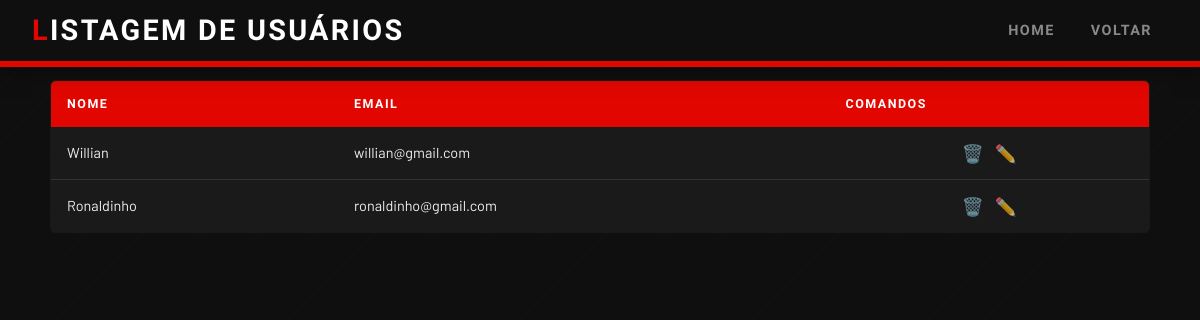
Screenshot of /View/usuarios/listagem-user.php (signed in) with the database file from the repository.
### tables this page shows
CREATE TABLE usuarios(
    id_usuario INTEGER PRIMARY KEY AUTOINCREMENT,
    nome_user TEXT,
    email_user TEXT,
    senha TEXT,
    tipo TEXT CHECK(tipo IN ('admin','usuario')) DEFAULT 'usuario'
);

### view/usuarios/listagem-user.php (the view, shortened to what this page needs)
<?php
$conn = new PDO("sqlite:../../banco.db");
$sql_dados_usuarios = "
SELECT id_usuario, nome_user, email_user, senha, tipo
FROM usuarios
ORDER BY id_usuario DESC;
";
$result_set_usuarios = $conn->query($sql_dados_usuarios);
?>
<!DOCTYPE html>
<html>
<head>
    <link rel="stylesheet" href="../../style.css">
</head>
<body>
    <header>
        <h1>Listagem de usuários</h1>
            <nav>
                <a href="/">Home</a>
                <a href="/usuarios.php">Voltar</a>
            </nav>
    </header>
    <table>
        <thead>
            <tr>
                <th>Nome</th>
                <th>Email</th>
                <th>Comandos</th>
            </tr>
        </thead>
        <tbody>
            <?php
            while ($um_usuario = $result_set_usuarios->fetch(PDO::FETCH_ASSOC)) {
                $nome_user  = $um_usuario['nome_user'];
                $email_user = $um_usuario['email_user'];
                $id_usuario = $um_usuario['id_usuario'];
                $linha_com_user = "
                <tr>
                    <td>$nome_user</td>
                    <td>$email_user</td>
                    <td>
                        <a href='ctrl-apagar-user.php?id_usuario=$id_usuario'>🗑️</a>
                        <a href='ctrl-editar-user.php?id_usuario=$id_usuario'>✏️</a>
                    </td>
                </tr>
                ";
                echo $linha_com_user;
            }
            ?>
        </tbody>
    </table>
</body>
</html>

### style.css (style rules this page uses)
:root { --f1-red: #E10600; --f1-red-dark: #A80400; --f1-red-glow: rgba(225, 6, 0, 0.25); --f1-black: #0f0f0f; --f1-dark: #1a1a1a; --f1-surface: #222222; --f1-border: #333333; --f1-text: #f0f0f0; --f1-muted: #888888; --f1-white: #ffffff; --font-display: 'Barlow Condensed', sans-serif; --font-body: 'Barlow', sans-serif; --radius: 6px; --transition: 0.2s ease; }
*, *::before, *::after { box-sizing: border-box; margin: 0; padding: 0; }
html { font-size: 16px; scroll-behavior: smooth; }
body { font-family: var(--font-body); background-color: var(--f1-black); color: var(--f1-text); line-height: 1.6; min-height: 100vh; background-image: repeating-linear-gradient( -45deg, transparent, transparent 40px, rgba(255,255,255,0.015) 40px, rgba(255,255,255,0.015) 41px ); }
header { background-color: var(--f1-black); border-bottom: 3px solid var(--f1-red); padding: 0 2rem; position: sticky; top: 0; z-index: 100; display: flex; align-items: center; justify-content: space-between; gap: 2rem; min-height: 64px; box-shadow: 0 3px 0 var(--f1-red), 0 4px 20px rgba(0,0,0,0.6); }
header h1 { font-family: var(--font-display); font-size: 1.8rem; font-weight: 900; letter-spacing: 0.08em; text-transform: uppercase; color: var(--f1-white); line-height: 1; padding: 1rem 0; }
header h1 span, header h1::first-letter { color: var(--f1-red); }
nav { display: flex; gap: 0.25rem; align-items: center; }
nav a { font-family: var(--font-display); font-weight: 600; font-size: 0.9rem; letter-spacing: 0.1em; text-transform: uppercase; color: var(--f1-muted); text-decoration: none; padding: 0.45rem 1rem; border-radius: var(--radius); transition: color var(--transition), background var(--transition); position: relative; }
h1, h2, h3, h4, h5, h6 { font-family: var(--font-display); text-transform: uppercase; letter-spacing: 0.05em; line-height: 1.2; color: var(--f1-white); }
table { width: 100%; border-collapse: collapse; font-size: 0.9rem; margin: 1rem 0; background: var(--f1-dark); border-radius: var(--radius); overflow: hidden; border: 1px solid var(--f1-border); }
thead { background: var(--f1-red); }
thead th { font-family: var(--font-display); font-weight: 700; font-size: 0.78rem; letter-spacing: 0.12em; text-transform: uppercase; color: var(--f1-white); padding: 0.8rem 1rem; text-align: left; white-space: nowrap; }
tbody tr { border-bottom: 1px solid var(--f1-border); transition: background var(--transition); }
tbody tr:last-child { border-bottom: none; }
tbody td { padding: 0.75rem 1rem; color: var(--f1-text); vertical-align: middle; }
tbody td:last-child { text-align: center; white-space: nowrap; }
tbody td a { text-decoration: none; font-size: 1.1rem; margin: 0 0.25rem; opacity: 0.7; transition: opacity var(--transition), transform var(--transition); display: inline-block; }
body > h2:first-of-type, body > form, body > table { max-width: 1100px; margin-left: auto; margin-right: auto; padding: 0 1.5rem; }
a { color: var(--f1-red); text-decoration: none; transition: color var(--transition); }

### rows the page displays
usuarios: nome_user "Willian", email_user "willian@gmail.com"
usuarios: nome_user "Ronaldinho", email_user "ronaldinho@gmail.com"
